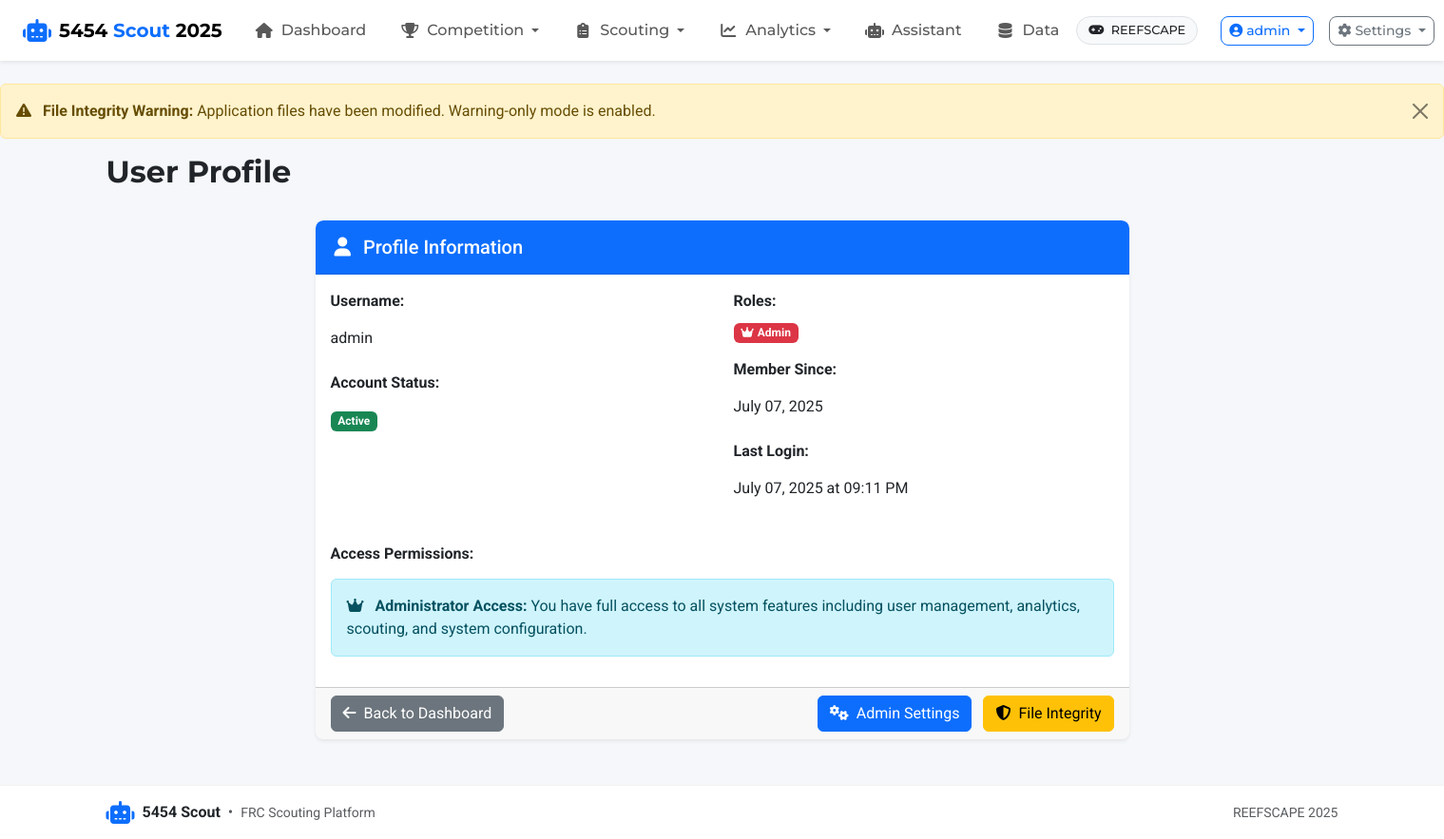
Before: /auth/profile (signed in) with the older database file.
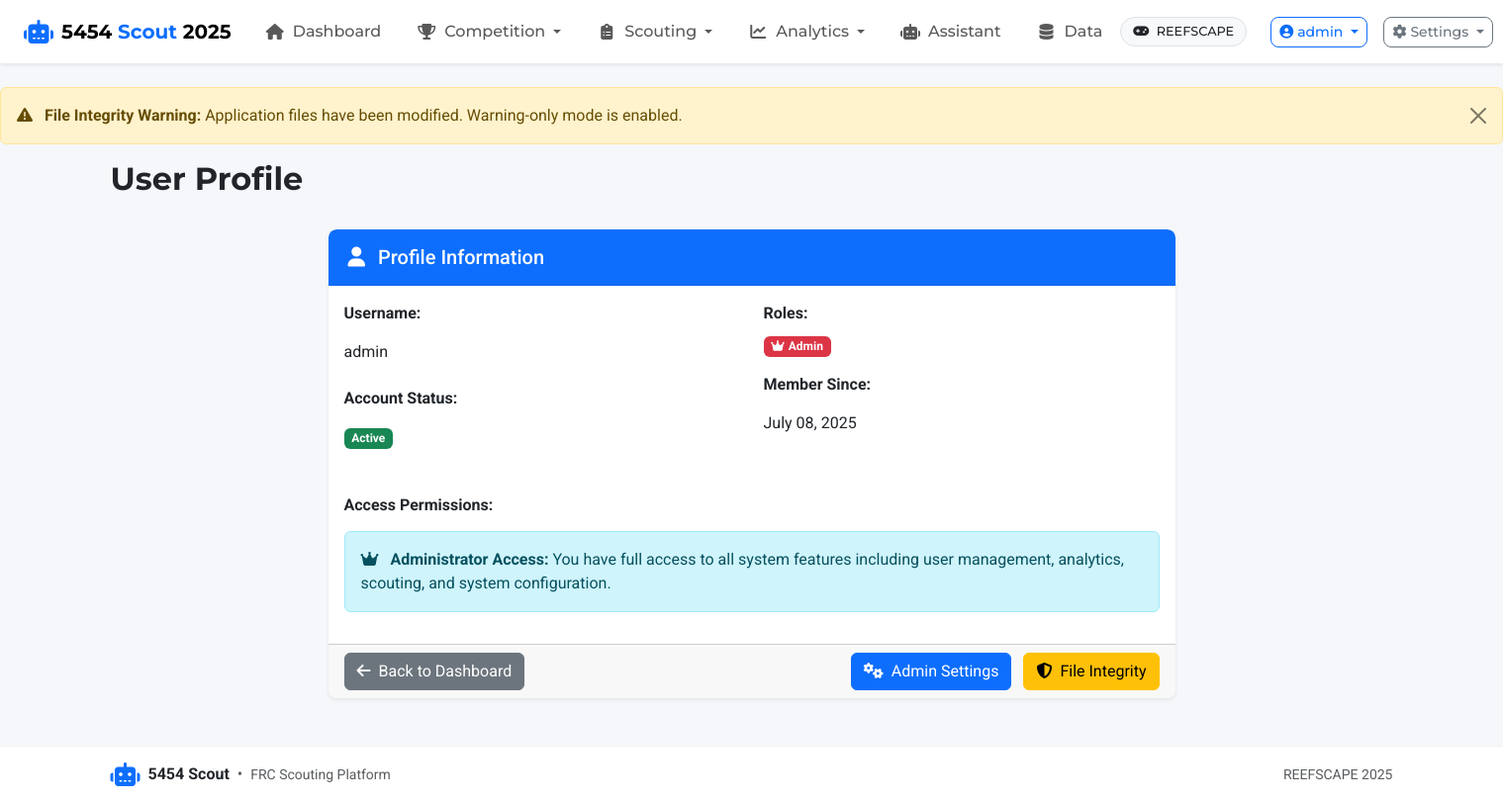
After: the same page with the newer database file.
### app/models.py (models this page shows, shortened)
class User(UserMixin, db.Model):
    id = db.Column(db.Integer, primary_key=True)
    username = db.Column(db.String(80), unique=True, nullable=False)
    email = db.Column(db.String(120), unique=True, nullable=True)
    password_hash = db.Column(db.String(128))
    is_active = db.Column(db.Boolean, default=True)
    created_at = db.Column(db.DateTime, default=datetime.utcnow)
    last_login = db.Column(db.DateTime)
    roles = db.relationship('Role', secondary=user_roles, lazy='subquery',
                           backref=db.backref('users', lazy=True))
    def has_role(self, role_name):
        return any(role.name == role_name for role in self.roles)

### app/routes/auth.py (the view)
@bp.route('/profile')
@login_required
def profile():
    return render_template('auth/profile.html', user=current_user)

### app/routes/auth.py (called while the page is built)
@bp.app_context_processor
def inject_auth_vars():
    return {
        'current_user': current_user,
        'user_has_role': lambda role: current_user.is_authenticated and current_user.has_role(role)
    }

### run.py (called while the page is built)
@app.before_request
def check_first_run():
    if not User.query.first() and request.path != '/auth/login':
        flash('Database is being initialized. Please wait...', 'info')
        return redirect(url_for('auth.login'))

### app/templates/auth/profile.html (shortened to what the changed rows need)
{% extends 'base.html' %}
{% block heading %}User Profile{% endblock %}
{% block content %}
<div class="row">
    <div class="col-md-8 offset-md-2">
        <div class="card">
            <div class="card-body">
                <div class="row">
                    <div class="col-md-6">
                        <div class="mb-3">
                            <label class="form-label fw-bold">Username:</label>
                            <p class="form-control-plaintext">{{ user.username }}</p>
                        </div>
                    </div>
                    <div class="col-md-6">
                        <div class="mb-3">
                            <label class="form-label fw-bold">Member Since:</label>
                            <p class="form-control-plaintext">{{ user.created_at.strftime('%B %d, %Y') }}</p>
                        </div>
                        {% if user.last_login %}
                        <div class="mb-3">
                            <label class="form-label fw-bold">Last Login:</label>
                            <p class="form-control-plaintext">{{ user.last_login.strftime('%B %d, %Y at %I:%M %p') }}</p>
                        </div>
                        {% endif %}
                    </div>
                </div>
            </div>
        </div>
    </div>
</div>
{% endblock %}

### app/templates/base.html (shortened to what the changed rows need)
<!DOCTYPE html>
<html lang="en" class="h-100">
<head>
    <link href="https://cdn.jsdelivr.net/npm/bootstrap@5.3.2/dist/css/bootstrap.min.css" rel="stylesheet">
    <link href="https://cdnjs.cloudflare.com/ajax/libs/font-awesome/6.4.0/css/all.min.css" rel="stylesheet">
    <link href="https://cdn.jsdelivr.net/npm/select2@4.1.0-rc.0/dist/css/select2.min.css" rel="stylesheet">
    <link href="https://cdn.jsdelivr.net/npm/select2-bootstrap-5-theme@1.3.0/dist/select2-bootstrap-5-theme.min.css" rel="stylesheet">
    <link rel="stylesheet" href="{{ url_for('static', filename='css/styles.css') }}">
</head>
<body class="d-flex flex-column h-100">
    <header class="app-header">
        <nav class="navbar navbar-expand-lg navbar-light shadow-sm">
            <div class="container-fluid px-lg-4 px-md-3 px-2">
                <div class="collapse navbar-collapse" id="navbarMain">
                    <div class="d-flex align-items-center navbar-actions">
                        {% if current_user.is_authenticated %}
                        <div class="dropdown me-2">
                            <button class="btn btn-outline-primary btn-sm d-flex align-items-center dropdown-toggle"
                                    type="button" data-bs-toggle="dropdown" aria-expanded="false">
                                <i class="fas fa-user-circle me-1"></i>
                                <span class="d-none d-md-inline">{{ current_user.username }}</span>
                            </button>
                        </div>
                        {% endif %}
                    </div>
                </div>
            </div>
        </nav>
    </header>
    <main class="flex-shrink-0 py-4">
        <div class="container">
            <div class="row mb-4">
                <div class="col-12">
                    <h1 class="page-title">{% block heading %}FRC Scouting Platform{% endblock %}</h1>
                </div>
            </div>
            {% block content %}{% endblock %}
        </div>
    </main>
</body>
</html>

Changed rows visible on the page:
changed User "admin": created_at "July 07, 2025" → "July 08, 2025"; last_login "July 07, 2025 at 09:11 PM" → (not shown)
Other visible differences:
text no longer shown: "Last Login:"
